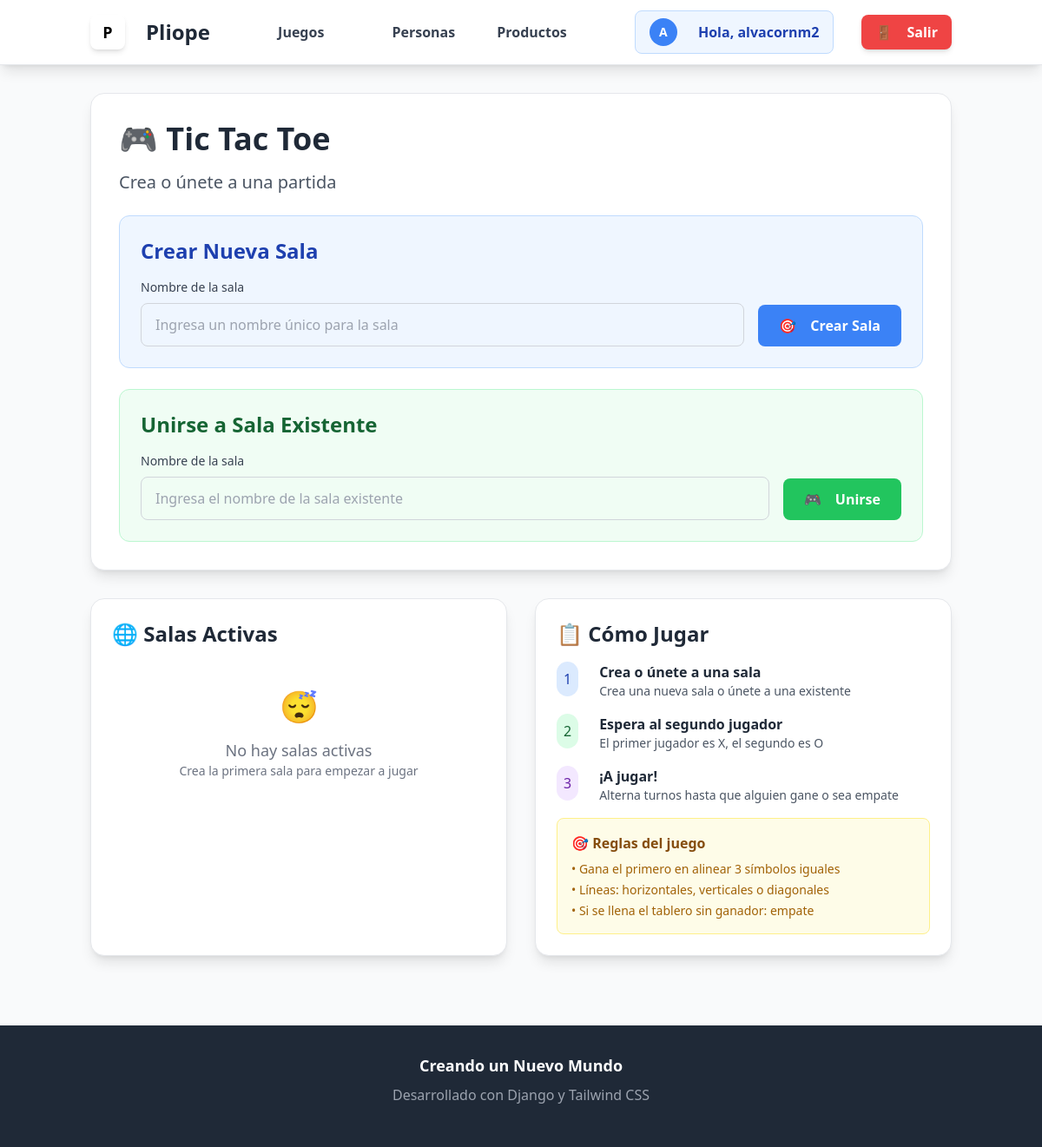
The app's page /Games/ (signed in), older data.
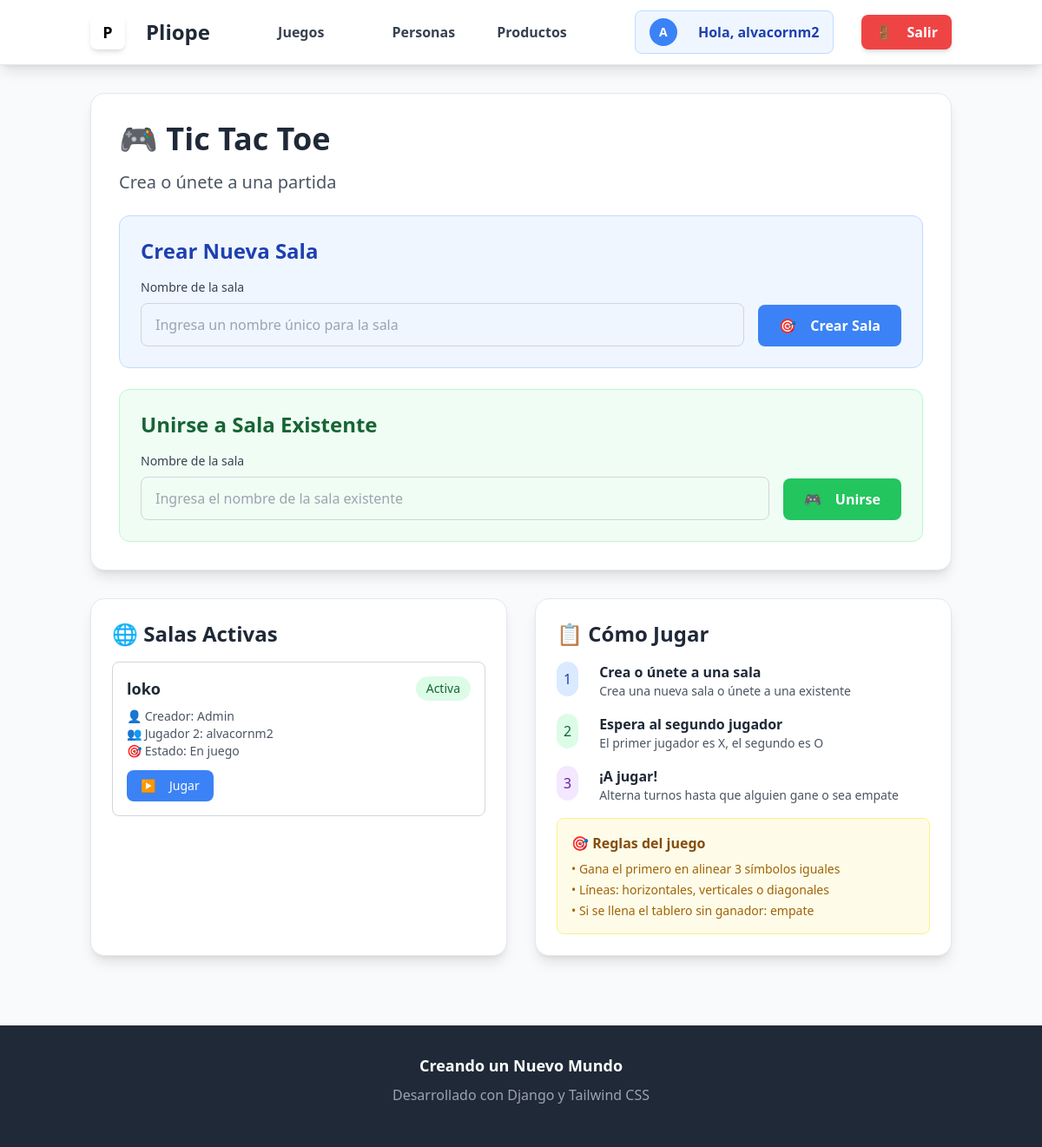
The same page, newer data.
### Games/models.py (models this page shows, shortened)
class Game(models.Model):
    room_name = models.CharField(max_length=100, unique=True)
    owner = models.ForeignKey(User, on_delete=models.CASCADE, related_name='owner_games')
    player2 = models.ForeignKey(User, on_delete=models.CASCADE, related_name='player2_games', blank=True, null=True)
    board = models.CharField(max_length=9, default="-" * 9)
    active_player = models.IntegerField(default=1)
    winner = models.CharField(max_length=10, blank=True, null=True)
    current_player = models.IntegerField(default=1)
    over = models.BooleanField(default=False)

### Games/views.py (the view, shortened to what this page needs)
# urls.py: path('', views.games_list, name='games_list'),
@login_required
def games_list(request):
    games = Game.objects.all().order_by('-id')
    return render(request, 'games_list.html', {'games': games})

### Games/templates/games_list.html (shortened to what this page needs)
{% extends "base.html" %}
{% block content %}
<div class="max-w-6xl mx-auto">
    <div class="bg-white rounded-2xl shadow-lg p-8 border border-gray-200 mb-8">
        <h1 class="text-4xl font-bold text-gray-800 mb-4">🎮 Tic Tac Toe</h1>
        <p class="text-xl text-gray-600 mb-6">Crea o únete a una partida</p>
        <div class="bg-blue-50 rounded-xl p-6 border border-blue-200 mb-6">
            <h2 class="text-2xl font-bold text-blue-800 mb-4">Crear Nueva Sala</h2>
            <form method="post" class="flex gap-4 items-end">
                <div class="flex-1">
                    <label class="block text-sm font-medium text-gray-700 mb-2">Nombre de la sala</label>
                    <input type="text" name="room_name" required
                           class="w-full px-4 py-3 border border-gray-300 rounded-lg focus:ring-2 focus:ring-blue-500 focus:border-blue-500"
                           placeholder="Ingresa un nombre único para la sala">
                </div>
                <button type="submit" class="bg-blue-500 hover:bg-blue-600 text-white px-6 py-3 rounded-lg font-semibold transition-colors flex items-center space-x-2">
                    <span>🎯</span>
                    <span>Crear Sala</span>
                </button>
            </form>
        </div>
        <div class="bg-green-50 rounded-xl p-6 border border-green-200">
            <h2 class="text-2xl font-bold text-green-800 mb-4">Unirse a Sala Existente</h2>
            <form method="get" action="{% url 'Games:game_detail' 'temp' %}" id="join-form" class="flex gap-4 items-end">
                <div class="flex-1">
                    <label class="block text-sm font-medium text-gray-700 mb-2">Nombre de la sala</label>
                    <input type="text" name="room_name" required
                           class="w-full px-4 py-3 border border-gray-300 rounded-lg focus:ring-2 focus:ring-green-500 focus:border-green-500"
                           placeholder="Ingresa el nombre de la sala existente"
                           id="join-room-input">
                </div>
                <button type="submit" class="bg-green-500 hover:bg-green-600 text-white px-6 py-3 rounded-lg font-semibold transition-colors flex items-center space-x-2">
                    <span>🎮</span>
                    <span>Unirse</span>
                </button>
            </form>
        </div>
    </div>
    <div class="grid lg:grid-cols-2 gap-8">
        <div class="bg-white rounded-2xl shadow-lg p-6 border border-gray-200">
            <h2 class="text-2xl font-bold text-gray-800 mb-4">🌐 Salas Activas</h2>
            {% if games %}
            <div class="space-y-4">
                {% for game in games %}
                <div class="border border-gray-300 rounded-lg p-4 hover:bg-gray-50 transition-colors">
                    <div class="flex justify-between items-center mb-2">
                        <h3 class="font-semibold text-lg text-gray-800">{{ game.room_name }}</h3>
                        <span class="px-3 py-1 rounded-full text-sm font-medium
                            {% if not game.over %}bg-green-100 text-green-800
                            {% else %}bg-gray-100 text-gray-800{% endif %}">
                            {% if not game.over %}Activa{% else %}Finalizada{% endif %}
                        </span>
                    </div>
                    <div class="text-sm text-gray-600 mb-3">
                        <p>👤 Creador: {{ game.owner.username }}</p>
                        <p>👥 Jugador 2: {% if game.player2 %}{{ game.player2.username }}{% else %}Esperando...{% endif %}</p>
                        <p>🎯 Estado: {% if game.winner %}Ganó {{ game.winner }}{% elif game.over %}Empate{% else %}En juego{% endif %}</p>
                    </div>
                    <div class="flex gap-2">
                        <a href="{% url 'Games:game_detail' game.room_name %}"
                           class="bg-blue-500 hover:bg-blue-600 text-white px-4 py-2 rounded-lg text-sm font-medium transition-colors flex items-center space-x-2">
                            <span>▶️</span>
                            <span>{% if game.over %}Ver{% else %}Jugar{% endif %}</span>
                        </a>
                    </div>
                </div>
                {% endfor %}
            </div>
            {% else %}
            <div class="text-center py-8 text-gray-500">
                <div class="text-4xl mb-4">😴</div>
                <p class="text-lg">No hay salas activas</p>
                <p class="text-sm">Crea la primera sala para empezar a jugar</p>
            </div>
            {% endif %}
        </div>
        <div class="bg-white rounded-2xl shadow-lg p-6 border border-gray-200">
            <h2 class="text-2xl font-bold text-gray-800 mb-4">📋 Cómo Jugar</h2>
            <div class="space-y-4">
                <div class="flex items-start space-x-3">
                    <div class="bg-blue-100 text-blue-800 rounded-full p-2">1</div>
                    <div>
                        <h3 class="font-semibold text-gray-800">Crea o únete a una sala</h3>
                        <p class="text-gray-600 text-sm">Crea una nueva sala o únete a una existente</p>
                    </div>
                </div>
                <div class="flex items-start space-x-3">
                    <div class="bg-green-100 text-green-800 rounded-full p-2">2</div>
                    <div>
                        <h3 class="font-semibold text-gray-800">Espera al segundo jugador</h3>
                        <p class="text-gray-600 text-sm">El primer jugador es X, el segundo es O</p>
                    </div>
                </div>
                <div class="flex items-start space-x-3">
                    <div class="bg-purple-100 text-purple-800 rounded-full p-2">3</div>
                    <div>
                        <h3 class="font-semibold text-gray-800">¡A jugar!</h3>
                        <p class="text-gray-600 text-sm">Alterna turnos hasta que alguien gane o sea empate</p>
                    </div>
                </div>
                <div class="bg-yellow-50 border border-yellow-200 rounded-lg p-4 mt-4">
                    <h4 class="font-semibold text-yellow-800 mb-2">🎯 Reglas del juego</h4>
                    <ul class="text-sm text-yellow-700 space-y-1">
                        <li>• Gana el primero en alinear 3 símbolos iguales</li>
                        <li>• Líneas: horizontales, verticales o diagonales</li>
                        <li>• Si se llena el tablero sin ganador: empate</li>
                    </ul>
                </div>
            </div>
        </div>
    </div>
</div>
{% endblock %}

### theme/templates/base.html (shortened to what this page needs)
{% load static %}
{% load tailwind_tags %}
<!DOCTYPE html>
<html lang="es" class="h-full">
<head>
    <script src="https://cdn.tailwindcss.com"></script>
    {% tailwind_css %}
</head>
<body class="min-h-screen bg-gray-50 text-gray-900 flex flex-col">
    <header class="bg-white shadow-lg border-b border-gray-200 sticky top-0 z-50">
        <nav class="container mx-auto px-4 py-3">
            <div class="flex justify-between items-center">
                <div class="flex items-center space-x-3">
                    <div class="w-10 h-10 bg-gradient-to-r from-blue-500 to-purple-600 rounded-lg flex items-center justify-center text-black font-bold text-lg shadow-md">
                        P
                    </div>
                    <a href="{% url 'home' %}" class="text-2xl font-bold text-gray-800 hover:text-blue-600 transition-colors">
                        Pliope
                    </a>
                </div>
                <div    class="hidden md:flex items-center space-x-6">
                    <a href="{% url 'Games:games_list' %}" class="font-semibold text-gray-700 hover:text-green-600 transition-colors flex items-center space-x-2">
                        <span>Juegos</span>
                    </a>
                </div>
                <div class="hidden md:flex items-center space-x-6">
                    <a href="{% url 'people:lista' %}" class="font-semibold text-gray-700 hover:text-blue-600 transition-colors flex items-center space-x-2">
                        <span>Personas</span>
                    </a>
                    {% if user.is_authenticated %}
                    <a href="{% url 'productos:lista' %}" class="font-semibold text-gray-700 hover:text-purple-600 transition-colors flex items-center space-x-2">
                        <span>Productos</span>
                    </a>
                    {% endif %}
                </div>
                <div class="flex items-center space-x-4">
                    {% if user.is_authenticated %}
                        <div class="flex items-center space-x-4">
                            <div class="flex items-center space-x-3 bg-blue-50 px-4 py-2 rounded-lg border border-blue-200">
                                <div class="w-8 h-8 bg-blue-500 rounded-full flex items-center justify-center text-white text-sm font-bold">
                                    {{ user.username|first|upper }}
                                </div>
                                <span class="font-semibold text-blue-800">Hola, {{ user.username }}</span>
                            </div>
                            <form action="{% url 'users:logout' %}" method="post" class="inline">
                                <button type="submit" class="bg-red-500 hover:bg-red-600 text-white px-4 py-2 rounded-lg transition-colors font-semibold shadow-md flex items-center space-x-2">
                                    <span>🚪</span>
                                    <span>Salir</span>
                                </button>
                            </form>
                        </div>
                    {% endif %}
                </div>
            </div>
        </nav>
    </header>
    <main class="flex-grow container mx-auto px-4 py-8">
        {% block content %}
        {% endblock %}
    </main>
    <footer class="bg-gray-800 text-white py-8 mt-12">
        <div class="container mx-auto px-4 text-center">
            <p class="text-lg font-semibold mb-2"> Creando un Nuevo Mundo</p>
            <p class="text-gray-400 mb-4">Desarrollado con Django y Tailwind CSS</p>
        </div>
    </footer>
</body>
</html>

Row changes from the older to the newer data that the page shows:
added Game: room_name "loko", over "Activa", owner.username "Admin", player2.username "alvacornm2"
Text that changed along with them:
text no longer shown: "😴 No hay salas activas Crea la primera sala para empezar a jugar"
